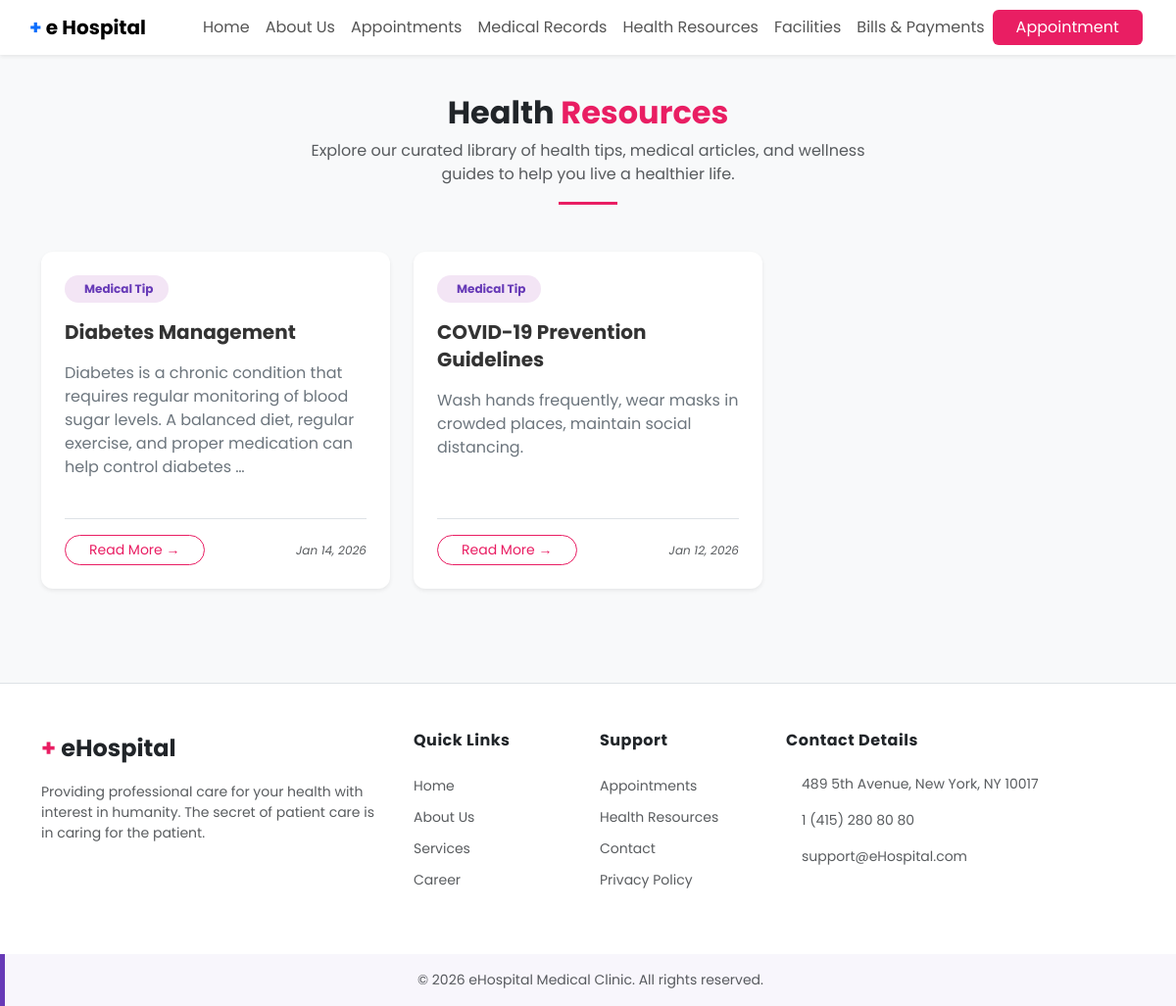
Screenshot of /patient/health-resources/ (signed in) with the database file from the repository.
### patientapp/models.py (models this page shows, shortened)
class HealthResource(models.Model):
    title = models.CharField(max_length=200)
    content = models.TextField()
    link = models.URLField(blank=True, null=True)
    created_at = models.DateTimeField(auto_now_add=True)

### patientapp/views.py (the view)
# urls.py: path('health-resources/', views.patient_health_resources, name='patient_health_resources'),
@login_required
def patient_health_resources(request):
    resources = HealthResource.objects.all().order_by('-created_at')  # newest first
    return render(request, 'patient/health_resources.html', {'resources': resources})

### templates/patient/health_resources.html (shortened to what this page needs)
{% extends "patient/base.html" %}
{% block content %}
<div class="container py-5">
    <div class="text-center mb-5">
        <h2 class="fw-bold text-dark">Health <span class="text-pink">Resources</span></h2>
        <p class="text-muted mx-auto" style="max-width: 600px;">
            Explore our curated library of health tips, medical articles, and wellness guides to help you live a healthier life.
        </p>
        <div class="bg-pink mx-auto mt-3" style="height: 3px; width: 60px;"></div>
    </div>
    <div class="row g-4">
        {% if resources %}
            {% for resource in resources %}
            <div class="col-md-6 col-lg-4">
                <div class="card h-100 border-0 shadow-sm resource-card">
                    <div class="card-body d-flex flex-column p-4">
                        <div class="mb-3">
                            <span class="badge bg-purple-light text-purple rounded-pill px-3 py-2">
                                 Medical Tip
                            </span>
                        </div>
                        <h5 class="card-title fw-bold mb-3">{{ resource.title }}</h5>
                        <div class="card-text text-secondary mb-4 flex-grow-1">
                            {{ resource.content|truncatewords:25|linebreaks }}
                        </div>
                        <div class="mt-auto border-top pt-3 d-flex align-items-center justify-content-between">
                            {% if resource.link %}
                                <a href="{{ resource.link }}" target="_blank" class="btn btn-outline-pink btn-sm rounded-pill px-4">
                                    Read More &rarr;
                                </a>
                            {% endif %}
                            <small class="text-muted fst-italic" style="font-size: 0.75rem;">
                                {{ resource.created_at|date:"M d, Y" }}
                            </small>
                        </div>
                    </div>
                </div>
            </div>
            {% endfor %}
        {% endif %}
    </div>
</div>
{% endblock %}

### static/css/patient_base.css (style rules this page uses)
:root { --pink-color: #e91e63; --purple-color: #673ab7; }
body { font-family: 'Poppins', sans-serif; background-color: #f8f9fa; }
.text-pink { color: var(--pink-color); }
.text-pink { color: #e91e63 !important; }
.text-purple { color: #673ab7; }
.bg-purple-light { background-color: #f3e5f5; }
.bg-pink { background-color: #e91e63 !important; }
.card { border-radius: 15px; }
.text-purple { color: #673ab7 !important; }
.bg-purple-light { background-color: #f3e5f5 !important; }
.btn-outline-pink { color: #e91e63; border-color: #e91e63; transition: all 0.3s ease; }
.resource-card { transition: transform 0.3s ease, box-shadow 0.3s ease; border-radius: 12px; }
.card-title { line-height: 1.4; color: #333; }
body { display: flex; flex-direction: column; min-height: 100vh; }

### rows the page displays
HealthResource: title "Diabetes Management", content "Diabetes is a chronic condition that requires regular monitoring of blood sugar levels. A balanced diet, regular exercise, and proper medication can help control diabetes …", created_at "Jan 14, 2026"
HealthResource: title "COVID-19 Prevention Guidelines", content "Wash hands frequently, wear masks in crowded places, maintain social distancing.", created_at "Jan 12, 2026"
